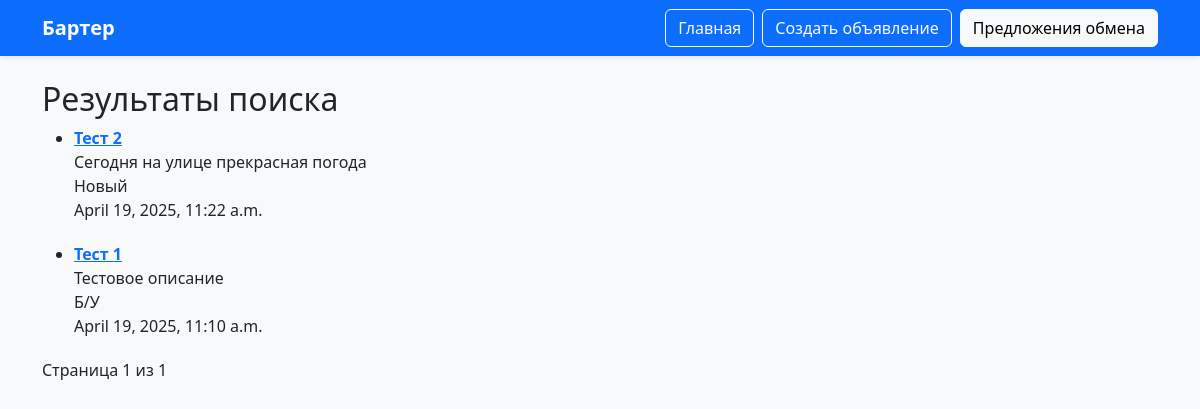
/ads/search/, run on an earlier commit of the app's database.
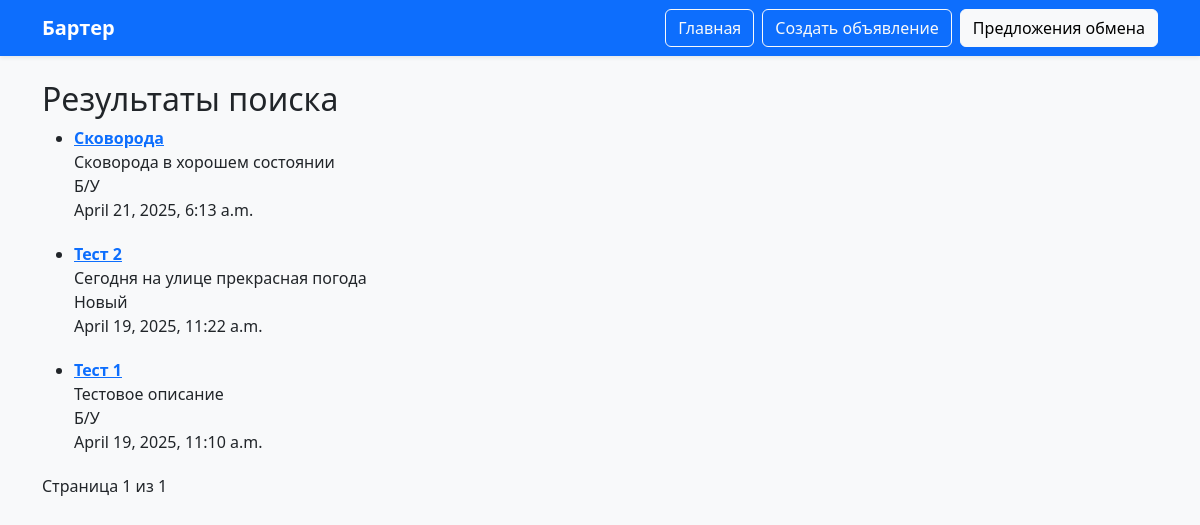
And on a later commit of the database.
### ads/models.py (models this page shows, shortened)
class Ad(models.Model):
    CONDITION_CHOICES = [
        ('new', 'Новый'),
        ('used', 'Б/У')
    ]
    user = models.ForeignKey(User, on_delete=models.CASCADE)
    title = models.CharField(max_length=255)
    description = models.TextField()
    image_url = models.URLField(blank=True, null=True)
    category = models.CharField(max_length=100)
    condition = models.CharField(max_length=10, choices=CONDITION_CHOICES)
    created_at = models.DateTimeField(auto_now_add=True)

### ads/views.py (the view)
# urls.py: path('ads/search/', views.search_ads, name='search_ads'),
def search_ads(request):
    query = request.GET.get('q', '')
    category = request.GET.get('category', '')
    condition = request.GET.get('condition', '')
    ads_list = Ad.objects.all().order_by('-created_at')
    if query:
        ads_list = ads_list.filter(title__icontains=query) | ads_list.filter(description__icontains=query)
    if category:
        ads_list = ads_list.filter(category__icontains=category)
    if condition:
        ads_list = ads_list.filter(condition=condition)
    paginator = Paginator(ads_list, 10)
    page_number = request.GET.get('page')
    ads = paginator.get_page(page_number)
    return render(request, 'ads/search_results.html', {'ads': ads})

### templates/ads/search_results.html (shortened to what this page needs)
{% extends 'base.html' %}
{% block content %}
<h2>Результаты поиска</h2>
<ul>
  {% for ad in ads %}
    <li style="margin-bottom: 20px;">
      <a href="{% url 'ad_detail' ad.id %}"><strong>{{ ad.title }}</strong></a><br>
      {{ ad.description }}<br>
      {{ ad.get_condition_display }}<br>
      {{ ad.created_at }}
    </li>
  {% empty %}
    <li>Ничего не найдено.</li>
  {% endfor %}
</ul>
<div class="pagination">
  <span class="step-links">
    <span class="current">
      Страница {{ ads.number }} из {{ ads.paginator.num_pages }}
    </span>
  </span>
</div>
{% endblock %}

What changed in the data, as far as the page shows it:
added Ad: title "Сковорода", description "Сковорода в хорошем состоянии", condition "Б/У", created_at "April 21, 2025, 6:13 a.m."
